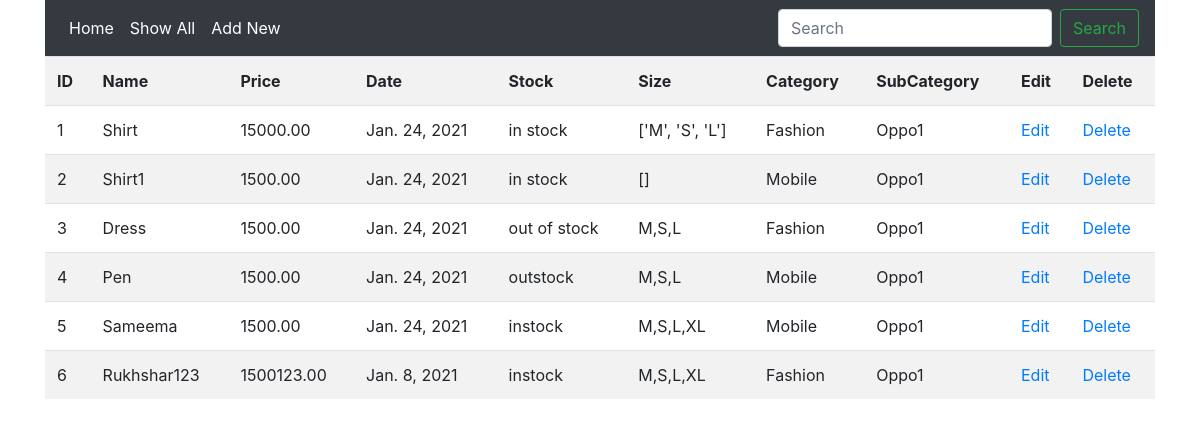
Screenshot of /showProduct with the database file from the repository.
### category/models.py (models this page shows)
class Product(models.Model):
    name = models.CharField(max_length=100)
    price = models.DecimalField(max_digits=10, decimal_places=2)
    date = models.DateField(auto_now=True, null=False)
    stock = models.CharField(max_length=100)
    size = models.CharField(max_length=100)
    cat_id = models.ForeignKey(Category,on_delete=models.CASCADE)
    sub_id = models.ForeignKey(SubCategory,on_delete=models.CASCADE)

class Category(models.Model):
    name = models.CharField(max_length=100)

class SubCategory(models.Model):
    name = models.CharField(max_length=100)
    cat_id =  models.ForeignKey(Category,on_delete=models.CASCADE)

### category/views.py (the view)
# urls.py: path('showProduct',views.showProduct,name="showProduct"),
def showProduct(request):
    product = Product.objects.all
    return render(request, 'showproduct.html',{'product':product})

### category/templates/showproduct.html (shortened to what this page needs)
<!DOCTYPE html>
{% extends 'base.html' %}
{% block content %}
<table class="table table-striped" >
    <tr>
        <th>ID</th>
        <th>Name</th>
        <th>Price</th>
        <th>Date</th>
        <th>Stock</th>
        <th>Size</th>
        <th>Category</th>
        <th>SubCategory</th>
        <th>Edit</th>
        <th>Delete</th>
    </tr>
    {% for i in product %}
    <tr>
        <td>{{ forloop.counter }}</td>
        <td>{{ i.name }}</td>
        <td>{{ i.price }}</td>
        <td>{{ i.date }}</td>
        <td>{{ i.stock }}</td>
        <td>{{ i.size }}</td>
        <td>{{ i.cat_id.name }}</td>
        <td>{{ i.sub_id.name }}</td>
        <td>
            <a href="editProduct/{{i.id}}">Edit</a>
        </td>
        <td>
            <a href="deleteSubcategory/{{i.id}}">Delete</a>
        </td>
    </tr>
    {% endfor %}
</table>
{% endblock %}

### category/templates/base.html (shortened to what this page needs)
<!DOCTYPE html>
<!doctype html>
<html lang="en">
  <head>
    <link rel="stylesheet" href="https://cdn.jsdelivr.net/npm/bootstrap@4.5.3/dist/css/bootstrap.min.css">
  </head>
  <body>
<div class="container">
<nav class="navbar navbar-expand-md bg-dark navbar-dark">
  <div class="collapse navbar-collapse" id="collapsibleNavbar">
    <ul class="navbar-nav mr-auto">
      <li class="nav-item active">
        <a class="nav-link" href="/">Home</a>
        </li>
      <li class="nav-item active"><a class="nav-link" href="/show">Show All</a></li>
      <li class="nav-item active"><a class="nav-link" href="/load_form">Add New</a></li>
    </ul>
    <form method="POST" action="search" class="form-inline my-2 my-lg-0">
      <input name="name" class="form-control mr-sm-2" type="search" placeholder="Search" aria-label="Search">
      <button class="btn btn-outline-success my-2 my-sm-0" type="submit">Search</button>
    </form>
  </div>
</nav>
    {% block content %}
    {% endblock %}
</div>
  </body>
</html>

### rows the page displays
Product: name "Shirt", price "15000.00", date "Jan. 24, 2021", stock "in stock", size "['M', 'S', 'L']", cat_id.name "Fashion", sub_id.name "Oppo1"
Product: name "Shirt1", price "1500.00", date "Jan. 24, 2021", stock "in stock", size "[]", cat_id.name "Mobile", sub_id.name "Oppo1"
Product: name "Dress", price "1500.00", date "Jan. 24, 2021", stock "out of stock", size "M,S,L", cat_id.name "Fashion", sub_id.name "Oppo1"
Product: name "Pen", price "1500.00", date "Jan. 24, 2021", stock "outstock", size "M,S,L", cat_id.name "Mobile", sub_id.name "Oppo1"
Product: name "Sameema", price "1500.00", date "Jan. 24, 2021", stock "instock", size "M,S,L,XL", cat_id.name "Mobile", sub_id.name "Oppo1"
Product: name "Rukhshar123", price "1500123.00", date "Jan. 8, 2021", stock "instock", size "M,S,L,XL", cat_id.name "Fashion", sub_id.name "Oppo1"
